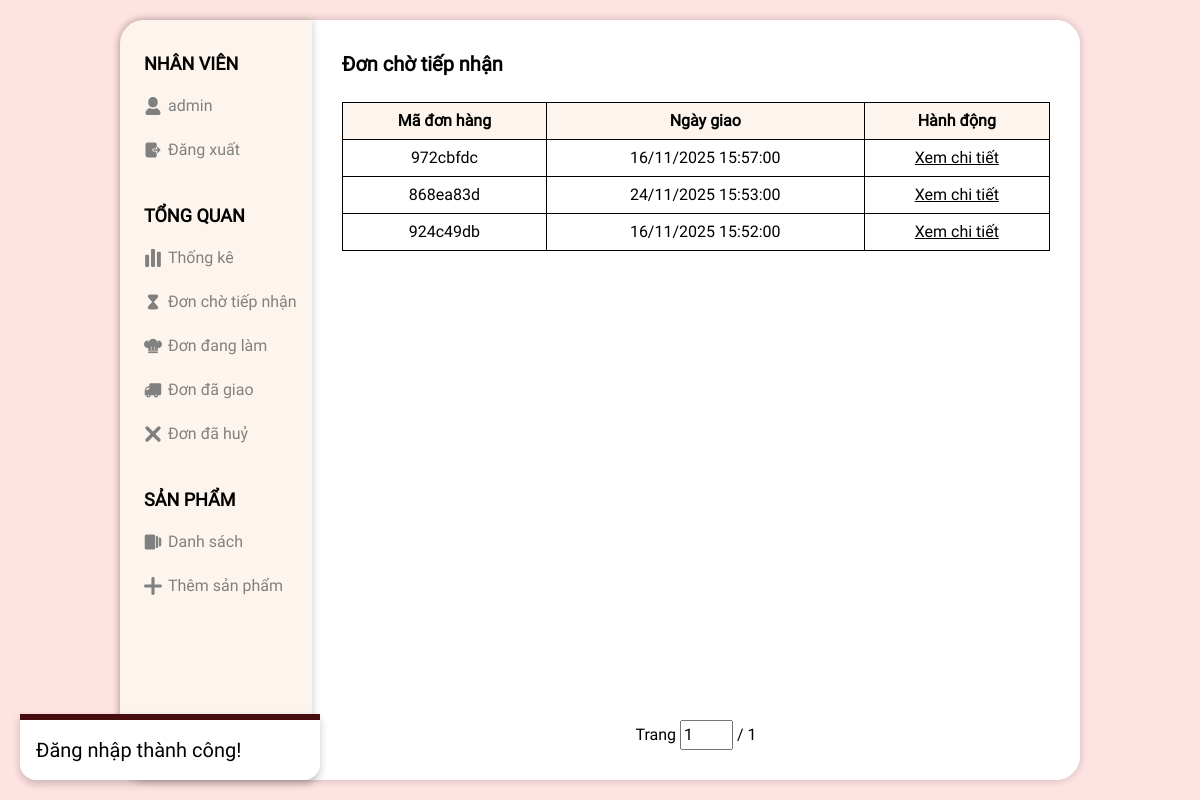
/admin.php?direct=wait (signed in), run on the app's committed database.
### tables this page shows
CREATE TABLE `order` (
  `od_id` varchar(8) NOT NULL,
  `od_created_on` datetime NOT NULL,
  `od_delivery_time` datetime NOT NULL,
  `od_person_receive` varchar(50) NOT NULL,
  `od_address` varchar(100) NOT NULL,
  `od_number_phone` varchar(10) NOT NULL,
  `od_price` int(11) NOT NULL,
  `us_id` int(11) NOT NULL,
  `os_id` int(11) NOT NULL,
  `ad_id` int(11) DEFAULT NULL
);

### api/core.php (called while the page is built, shortened)
<?php
require __DIR__ . "/./trait/product.php";
require __DIR__ . "/./trait/account.php";
require __DIR__ . "/./trait/statistic.php";
class Api
{
    function __construct()
    {
        $hostname = "localhost";
        $username = "root";
        $password = "";
        $database = "db_sucre_web";
        $this->connection = new mysqli($hostname, $username, $password, $database);
    }
}
$api = new Api();

### api/trait/account.php (called while the page is built, shortened)
<?php
trait Account
{
    function get_admin_info()
    {
        $ad_info = $_SESSION["ad_info"] ?? null;
        $ad_name = $ad_info["ad_name"];
        $sql = "SELECT *
                FROM `admin`
                WHERE `ad_name` = '$ad_name';";
        $result = $this->connection->query($sql)->fetch_assoc();
        return $_SESSION["ad_info"];
    }
}

### api/trait/statistic.php (called while the page is built, shortened)
<?php
trait Statistic
{
    function get_order_count_by_status($status)
    {
        $sql = "SELECT COUNT(*) as count
                FROM `order` as od
                INNER JOIN `order_status` as os
                ON od.`os_id` = os.`os_id`
                WHERE od.`os_id` = '$status';";
        $result = $this->connection->query($sql);
        return $result->fetch_assoc()["count"];
    }
    function get_orders_by_status_on_page($status, $page, $itemPerPage)
    {
        $indexPage = ($page - 1) * $itemPerPage;
        $sql = "SELECT *
                FROM `order` as od
                INNER JOIN `order_status` as os
                ON od.`os_id` = os.`os_id`
                WHERE od.`os_id` = '$status'
                ORDER BY od.`od_created_on` DESC
                LIMIT $indexPage, $itemPerPage;";
        $result = $this->connection->query($sql);
        return $result->fetch_all(MYSQLI_ASSOC);
    }
}

### src/util/page.php (called while the page is built, shortened)
<?php
function get_total_pages($per, $allOrdersCount)
{
    return ceil($allOrdersCount / $per);
}
function get_current_page($totalPages)
{
    $currentPage = $_GET["page"] ?? 1;
    return $currentPage;
}

### src/admin/page/statistic/wait.php (the view, shortened to what this page needs)
<?php
global $api;
$itemPerPage = 10;
$allOrdersCount = $api->get_order_count_by_status(1);
$totalPages = get_total_pages($itemPerPage, $allOrdersCount);
$currentPage = get_current_page($totalPages);
$orders = $api->get_orders_by_status_on_page(1, $currentPage, $itemPerPage);
?>
<p class="title">Đơn chờ tiếp nhận</p>
<table class="table">
    <thead>
        <tr>
            <th>Mã đơn hàng</th>
            <th>Ngày giao</th>
            <th>Hành động</th>
        </tr>
    </thead>
    <tbody>
        <?php
        foreach ($orders as $order) { ?>
            <tr>
                <td><?= $order["od_id"] ?></td>
                <td><?= convert_datetime($order["od_delivery_time"]) ?></td>
                <td>
                    <a class="detail-button" href="?direct=detail&od_id=<?= $order["od_id"] ?>">Xem chi tiết</a>
                </td>
            </tr>
        <?php } ?>
    </tbody>
</table>
<div class="page">
    <p class="text">Trang</p>
    <form method="get">
        <input class="input" type="number" min="1" max="<?= $totalPages ?>" onchange="this.form.submit()" name="page"
            value="<?= $currentPage ?>">
    </form>
    <p class="text">
        / <?= $totalPages ?>
    </p>
</div>

### src/admin/page/panel.php (shortened to what this page needs)
<?php
global $api;
$ad_info = $api->get_admin_info();
?>
<div class="panel">
    <div class="menu">
        <div class="part">
            <p class="title">
                NHÂN VIÊN
            </p>
            <a class="component" href="?direct=home">
                <?php
                if (isset($ad_info)) { ?>
                    <p class="text">
                        <?= $ad_info["ad_name"] ?>
                    </p>
                <?php } ?>
            </a>
            <a class="component" href="?direct=logout">
                <p class="text">
                    Đăng xuất
                </p>
            </a>
        </div>
        <div class="part">
            <p class="title">
                TỔNG QUAN
            </p>
            <a class="component" href="?direct=all">
                <p class="text">
                    Thống kê
                </p>
            </a>
            <a class="component" href="?direct=wait">
                <p class="text">
                    Đơn chờ tiếp nhận
                </p>
            </a>
            <a class="component" href="?direct=work">
                <p class="text">
                    Đơn đang làm
                </p>
            </a>
            <a class="component" href="?direct=done">
                <p class="text">
                    Đơn đã giao
                </p>
            </a>
            <a class="component" href="?direct=cancel">
                <p class="text">
                    Đơn đã huỷ
                </p>
            </a>
        </div>
        <div class="part">
            <p class="title">
                SẢN PHẨM
            </p>
            <a class="component" href="?direct=product">
                <svg class="icon" viewBox="0 0 24 24">
                    <path
                        d="M20 6h1a2 2 0 0 1 2 2v8a2 2 0 0 1-2 2h-1V6zm-4-2h1a2 2 0 0 1 2 2v12a2 2 0 0 1-2 2h-1V4zm-1 0v16a2 2 0 0 1-2 2H3a2 2 0 0 1-2-2V4a2 2 0 0 1 2-2h10a2 2 0 0 1 2 2z">
                    </path>
                </svg>
                <p class="text">
                    Danh sách
                </p>
            </a>
            <a class="component" href="?direct=add_product">
                <p class="text">
                    Thêm sản phẩm
                </p>
            </a>
        </div>
    </div>
    <div class="content">
        <?php
        switch (DIRECT) {
            case "wait":
                require "./src/admin/page/statistic/wait.php";
                break;
        }
        ?>
    </div>
</div>

### src/util/convert_datetime.php
<?php
function convert_datetime($datetime)
{
    $date = new DateTime($datetime);
    $formattedDate = $date->format("d/m/Y H:i:s");
    echo $formattedDate;
}

### index.css (style rules this page uses)
body { background-color: var(--pink-color); }

### src/admin/css/panel.css (style rules this page uses)
.panel { border-radius: 24px; box-shadow: 0px 0px 8px var(--shadow-color); box-sizing: border-box; display: flex; height: calc(100vh - 40px); margin: 20px auto; width: 80%; }
.menu { background-color: var(--cream-color); border-radius: 24px 0px 0px 24px; box-shadow: 0.25px 0px 8px var(--shadow-color); box-sizing: border-box; height: 100%; padding-bottom: 18px; padding-top: 18px; width: 20%; z-index: 2; }
.content { background-color: white; border-radius: 0px 24px 24px 0px; box-sizing: border-box; display: flex; flex-direction: column; height: 100%; padding: 30px; width: 80%; z-index: 1; }
.part { margin-bottom: 36px; margin-top: 12px; }
.menu .title { color: black; font-family: "Roboto"; font-size: 18px; font-weight: bold; line-height: 28px; margin-left: 24px; }
.component { align-items: center; display: flex; height: 32px; margin-bottom: 12px; margin-top: 12px; text-decoration: none; }
.component .icon { fill: var(--grey-color); height: 18px; margin-right: 6px; }
.component .text { color: var(--grey-color); font-family: "Roboto"; font-size: 16px; line-height: 24px; }

### src/admin/css/statistic/list.css (style rules this page uses)
.content .title { color: black; font-family: "Roboto"; font-size: 20px; font-weight: bold; line-height: 28px; }
.content .table { margin-top: 24px; }
.content .page { align-items: center; box-sizing: border-box; display: flex; gap: 4px; justify-content: center; margin-top: auto; }
.table th { background-color: var(--cream-color); border: 1px solid black; box-sizing: border-box; color: black; font-family: "Roboto"; font-size: 16px; font-weight: bold; line-height: 28px; padding: 4px; }
.table td { border: 1px solid black; box-sizing: border-box; color: black; font-family: "Roboto"; font-size: 16px; line-height: 28px; padding: 4px; text-align: center; }
.table .detail-button { color: black; font-family: "Roboto"; font-size: 16px; line-height: 28px; }
.page .text { font-family: "Roboto"; font-size: 16px; line-height: 24px; }
.page .input { font-family: "Roboto"; font-size: 16px; line-height: 24px; }

### data on the page
order: od_id "972cbfdc", od_delivery_time "16/11/2025 15:57:00"
order: od_id "868ea83d", od_delivery_time "24/11/2025 15:53:00"
order: od_id "924c49db", od_delivery_time "16/11/2025 15:52:00"

### other printed values
$message "Đăng nhập thành công!"
$ad_info["ad_name"] "admin"
$totalPages "1"
